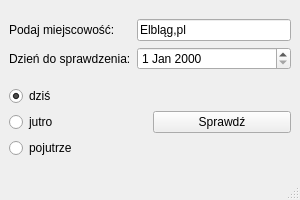
<?xml version="1.0" encoding="UTF-8"?>
<ui version="4.0">
 <class>MainWindow</class>
 <widget class="QMainWindow" name="MainWindow">
  <property name="geometry">
   <rect>
    <x>0</x>
    <y>0</y>
    <width>300</width>
    <height>200</height>
   </rect>
  </property>
  <property name="windowTitle">
   <string>Interpolacja temperatury</string>
  </property>
  <widget class="QWidget" name="centralwidget">
   <layout class="QVBoxLayout" name="verticalLayout">
    <item>
     <layout class="QGridLayout" name="gridLayout">
      <item row="0" column="0">
       <widget class="QLabel" name="label">
        <property name="text">
         <string>Podaj miejscowość:</string>
        </property>
       </widget>
      </item>
      <item row="1" column="0">
       <widget class="QLabel" name="label_2">
        <property name="text">
         <string>Dzień do sprawdzenia:</string>
        </property>
       </widget>
      </item>
      <item row="0" column="1">
       <widget class="QLineEdit" name="le_miasto">
        <property name="text">
         <string>Elbląg,pl</string>
        </property>
       </widget>
      </item>
      <item row="1" column="1">
       <widget class="QDateEdit" name="de_data"/>
      </item>
     </layout>
    </item>
    <item>
     <layout class="QGridLayout" name="gridLayout_2">
      <item row="0" column="0">
       <layout class="QVBoxLayout" name="verticalLayout_2">
        <property name="spacing">
         <number>6</number>
        </property>
        <item>
         <widget class="QRadioButton" name="rb_dzis">
          <property name="text">
           <string>dziś</string>
          </property>
          <property name="checked">
           <bool>true</bool>
          </property>
         </widget>
        </item>
        <item>
         <widget class="QRadioButton" name="rb_jutro">
          <property name="text">
           <string>jutro</string>
          </property>
          <property name="checked">
           <bool>false</bool>
          </property>
         </widget>
        </item>
        <item>
         <widget class="QRadioButton" name="rb_pojutrze">
          <property name="text">
           <string>pojutrze</string>
          </property>
         </widget>
        </item>
       </layout>
      </item>
      <item row="0" column="1">
       <layout class="QHBoxLayout" name="horizontalLayout_2">
        <item>
         <widget class="QPushButton" name="btn_sprawdz">
          <property name="text">
           <string>Sprawdź</string>
          </property>
         </widget>
        </item>
       </layout>
      </item>
     </layout>
    </item>
   </layout>
  </widget>
  <widget class="QStatusBar" name="statusbar">
   <property name="enabled">
    <bool>true</bool>
   </property>
  </widget>
 </widget>
 <resources/>
 <connections>
  <connection>
   <sender>de_data</sender>
   <signal>dateChanged(QDate)</signal>
   <receiver>MainWindow</receiver>
   <slot>de_zmianaDaty(QDate)</slot>
   <hints>
    <hint type="sourcelabel">
     <x>131</x>
     <y>49</y>
    </hint>
    <hint type="destinationlabel">
     <x>132</x>
     <y>19</y>
    </hint>
   </hints>
  </connection>
  <connection>
   <sender>le_miasto</sender>
   <signal>textEdited(QString)</signal>
   <receiver>MainWindow</receiver>
   <slot>le_zmianaMiasta(QString)</slot>
   <hints>
    <hint type="sourcelabel">
     <x>256</x>
     <y>22</y>
    </hint>
    <hint type="destinationlabel">
     <x>266</x>
     <y>15</y>
    </hint>
   </hints>
  </connection>
  <connection>
   <sender>rb_dzis</sender>
   <signal>toggled(bool)</signal>
   <receiver>MainWindow</receiver>
   <slot>rb_zmianaPrognozyNa()</slot>
   <hints>
    <hint type="sourcelabel">
     <x>98</x>
     <y>127</y>
    </hint>
    <hint type="destinationlabel">
     <x>182</x>
     <y>141</y>
    </hint>
   </hints>
  </connection>
  <connection>
   <sender>rb_jutro</sender>
   <signal>toggled(bool)</signal>
   <receiver>MainWindow</receiver>
   <slot>rb_zmianaPrognozyNa()</slot>
   <hints>
    <hint type="sourcelabel">
     <x>129</x>
     <y>104</y>
    </hint>
    <hint type="destinationlabel">
     <x>208</x>
     <y>141</y>
    </hint>
   </hints>
  </connection>
  <connection>
   <sender>rb_pojutrze</sender>
   <signal>toggled(bool)</signal>
   <receiver>MainWindow</receiver>
   <slot>rb_zmianaPrognozyNa()</slot>
   <hints>
    <hint type="sourcelabel">
     <x>129</x>
     <y>81</y>
    </hint>
    <hint type="destinationlabel">
     <x>243</x>
     <y>141</y>
    </hint>
   </hints>
  </connection>
  <connection>
   <sender>btn_sprawdz</sender>
   <signal>pressed()</signal>
   <receiver>MainWindow</receiver>
   <slot>btn_sprawdzKlik()</slot>
   <hints>
    <hint type="sourcelabel">
     <x>215</x>
     <y>97</y>
    </hint>
    <hint type="destinationlabel">
     <x>232</x>
     <y>109</y>
    </hint>
   </hints>
  </connection>
 </connections>
 <slots>
  <slot>le_zmianaMiasta(QString)</slot>
  <slot>de_zmianaDaty(QDate)</slot>
  <slot>btn_sprawdzKlik()</slot>
  <slot>rb_zmianaPrognozyNa()</slot>
 </slots>
</ui>
